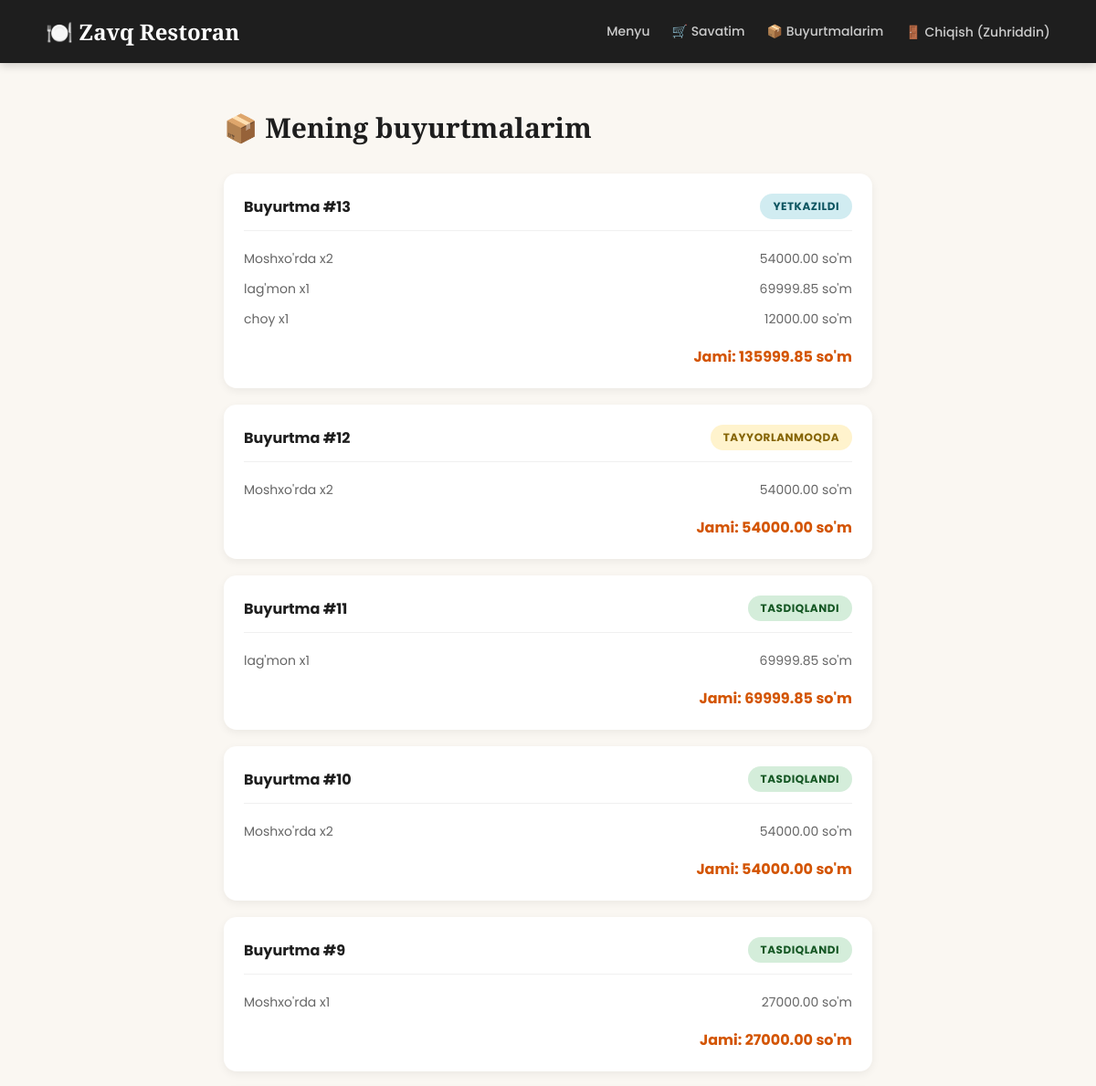
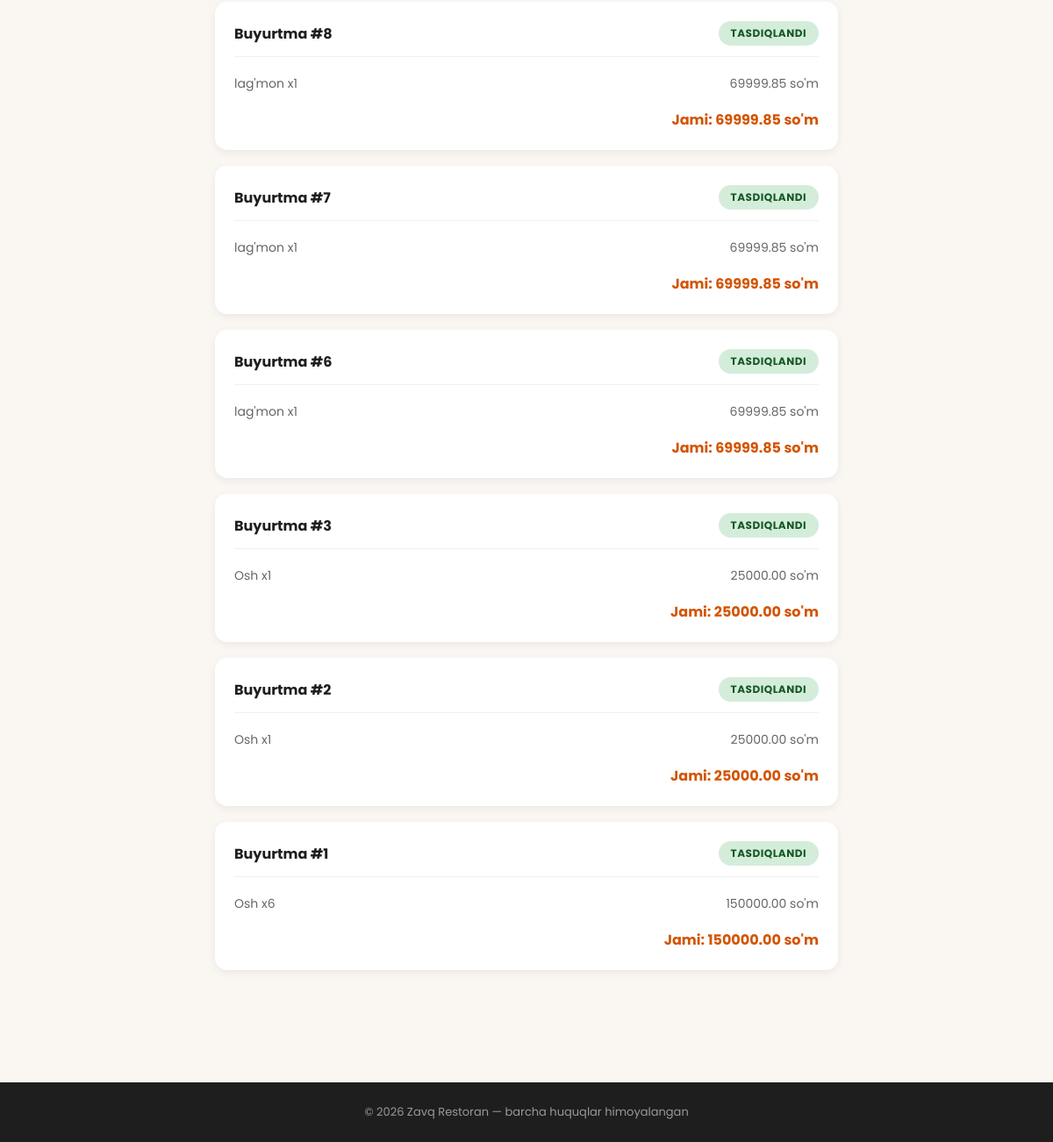
The page /my_orders/ (signed in) on the database its author committed (2 pictures, top to bottom).
### apps/orders/models.py (models this page shows, shortened)
class Order(models.Model):
    STATUS_CHOICES = [
        ('pending', 'Kutilmoqda'),
        ('confirmed', 'Tasdiqlandi'),
        ('preparing', 'Tayyorlanmoqda'),
        ('on_the_way', 'Yo\'lda'),
        ('delivered', 'Yetkazildi'),
        ('cancelled', 'Bekor qilindi'),
    ]
    user = models.ForeignKey(User, on_delete=models.CASCADE, related_name='orders')
    status = models.CharField(max_length=20, choices=STATUS_CHOICES, default='pending')
    delivery_address = models.CharField(max_length=255)
    phone_number = models.CharField(max_length=20)
    created_at = models.DateTimeField(auto_now_add=True)
    updated_at = models.DateTimeField(auto_now=True)
    class Meta:
        verbose_name = "Buyurtma"
        verbose_name_plural = "Buyurtmalar"
        ordering = ['-created_at']
    @property
    def total_price(self):
        return sum(item.subtotal for item in self.items.all())

class OrderItem(models.Model):
    order = models.ForeignKey(Order, on_delete=models.CASCADE, related_name='items')
    menu_item = models.ForeignKey(MenuItem, on_delete=models.CASCADE)
    quantity = models.PositiveIntegerField(default=1)
    price_at_order = models.DecimalField(max_digits=10, decimal_places=2)
    @property
    def subtotal(self):
        return self.price_at_order * self.quantity

### apps/menu/models.py (models this page shows, shortened)
class MenuItem(models.Model):
    category = models.ForeignKey(Category, on_delete=models.SET_NULL, null = True, related_name='items')
    name = models.CharField(max_length=200)
    description = models.TextField(blank=True)
    price = models.DecimalField(max_digits=10, decimal_places=2)
    image = models.ImageField(upload_to='menu/', blank = True, null = True)
    is_available = models.BooleanField(default=True)
    preparation_time = models.PositiveIntegerField(help_text="Tayyorlanish vaqti (daqiqa)", default=15)
    created_at = models.DateTimeField(auto_now_add=True)
    class Meta :
        verbose_name = 'Taom'
        verbose_name_plural = "Taomlar"
        ordering = ['-created_at']

### apps/orders/views.py (the view)
# urls.py: path('my_orders/', views.my_orders, name='my_orders'),
@login_required
def my_orders(request):
    orders = Order.objects.filter(user=request.user).exclude(status='pending')
    return render(request, 'orders/my_orders.html', {'orders': orders})

### templates/orders/my_orders.html (shortened to what this page needs)
{% extends 'base.html' %}
{% block content %}
<div class="section">
    <h1 class="page-title">📦 Mening buyurtmalarim</h1>
    {% for order in orders %}
        <div class="order-box">
            <div class="order-header">
                <span class="order-id">Buyurtma #{{ order.id }}</span>
                <span class="status status-{{ order.status }}">{{ order.get_status_display }}</span>
            </div>
            {% for item in order.items.all %}
                <div class="order-item">
                    <span>{{ item.menu_item.name }} x{{ item.quantity }}</span>
                    <span>{{ item.subtotal }} so'm</span>
                </div>
            {% endfor %}
            <div class="order-total">Jami: {{ order.total_price }} so'm</div>
        </div>
    {% empty %}
        <div class="empty-box">Hozircha tasdiqlangan buyurtmalar yo'q.</div>
    {% endfor %}
</div>
{% endblock %}

### templates/base.html (shortened to what this page needs)
<!DOCTYPE html>
<html lang="uz">
<head>
</head>
<body>
    <nav class="navbar">
        <a href="{% url 'menu_list' %}" class="logo">🍽️ Zavq Restoran</a>
        <div class="links">
            <a href="{% url 'menu_list' %}">Menyu</a>
            <a href="{% url 'cart' %}">🛒 Savatim</a>
            <a href="{% url 'my_orders' %}">📦 Buyurtmalarim</a>
            {% if user.is_authenticated %}
                <form method="POST" action="{% url 'logout' %}" class="logout-form">
                    <button type="submit" class="logout-btn">🚪 Chiqish ({{ user.username }})</button>
                </form>
            {% else %}
                <a href="{% url 'login' %}">🔐 Kirish</a>
                <a href="{% url 'register' %}">📝 Ro'yxatdan o'tish</a>
            {% endif %}
        </div>
    </nav>
    <div class="content">
        {% block content %}
        {% endblock %}
    </div>
    <footer>
        © 2026 Zavq Restoran — barcha huquqlar himoyalangan
    </footer>
</body>
</html>

### templates/base.html (style rules this page uses)
:root { --primary: #d35400; --primary-dark: #a84300; --dark: #1e1e1e; --bg: #faf7f2; --card: #ffffff; --success: #27ae60; }
* { margin: 0; padding: 0; box-sizing: border-box; }
body { font-family: 'Poppins', sans-serif; background: var(--bg); color: #333; }
h1, h2, h3, .logo { font-family: 'Playfair Display', serif; }
.navbar { background: var(--dark); padding: 18px 50px; display: flex; justify-content: space-between; align-items: center; position: sticky; top: 0; z-index: 100; box-shadow: 0 2px 10px rgba(0,0,0,0.2); }
.navbar .logo { color: #fff; font-size: 24px; font-weight: 700; text-decoration: none; }
.navbar .links { display: flex; align-items: center; }
.navbar .links a { color: #ccc; text-decoration: none; margin-left: 24px; font-size: 14px; font-weight: 500; transition: color 0.2s; }
.logout-form { display: inline; margin-left: 24px; }
.logout-btn { background: none; border: none; color: #ccc; cursor: pointer; font-size: 14px; font-weight: 500; font-family: inherit; padding: 0; transition: color 0.2s; }
.content { min-height: 80vh; }
footer { background: var(--dark); color: #999; text-align: center; padding: 24px; font-size: 13px; margin-top: 60px; }

### templates/orders/my_orders.html (style rules this page uses)
.section { max-width: 750px; margin: 0 auto; padding: 50px 20px; }
.page-title { font-size: 30px; color: var(--dark); margin-bottom: 30px; }
.order-box { background: var(--card); border-radius: 14px; padding: 22px; margin-bottom: 18px; box-shadow: 0 3px 10px rgba(0,0,0,0.06); }
.order-header { display: flex; justify-content: space-between; align-items: center; margin-bottom: 14px; padding-bottom: 12px; border-bottom: 1px solid #f0f0f0; }
.order-id { font-weight: 700; color: var(--dark); font-size: 16px; }
.status { padding: 5px 14px; border-radius: 20px; font-size: 12px; font-weight: 700; text-transform: uppercase; letter-spacing: 0.5px; }
.status-confirmed { background: #d4edda; color: #155724; }
.status-preparing { background: #fff3cd; color: #856404; }
.status-delivered { background: #d1ecf1; color: #0c5460; }
.order-item { display: flex; justify-content: space-between; padding: 6px 0; font-size: 14px; color: #666; }
.order-total { text-align: right; font-weight: 700; margin-top: 12px; color: var(--primary); font-size: 16px; }

### rows shown on the page
Order: id "13", status "YETKAZILDI", total_price "135999.85"
OrderItem: menu_item.name "Moshxo'rda", quantity "2", subtotal "54000.00"
OrderItem: menu_item.name "lag'mon", quantity "1", subtotal "69999.85"
OrderItem: menu_item.name "choy", quantity "1", subtotal "12000.00"
Order: id "12", status "TAYYORLANMOQDA", total_price "54000.00"
OrderItem: menu_item.name "Moshxo'rda", quantity "2", subtotal "54000.00"
Order: id "11", status "TASDIQLANDI", total_price "69999.85"
OrderItem: menu_item.name "lag'mon", quantity "1", subtotal "69999.85"
Order: id "10", status "TASDIQLANDI", total_price "54000.00"
OrderItem: menu_item.name "Moshxo'rda", quantity "2", subtotal "54000.00"
Order: id "9", status "TASDIQLANDI", total_price "27000.00"
OrderItem: menu_item.name "Moshxo'rda", quantity "1", subtotal "27000.00"
Order: id "8", status "TASDIQLANDI", total_price "69999.85"
OrderItem: menu_item.name "lag'mon", quantity "1", subtotal "69999.85"
Order: id "7", status "TASDIQLANDI", total_price "69999.85"
OrderItem: menu_item.name "lag'mon", quantity "1", subtotal "69999.85"
Order: id "6", status "TASDIQLANDI", total_price "69999.85"
OrderItem: menu_item.name "lag'mon", quantity "1", subtotal "69999.85"
Order: id "3", status "TASDIQLANDI", total_price "25000.00"
OrderItem: menu_item.name "Osh", quantity "1", subtotal "25000.00"
Order: id "2", status "TASDIQLANDI", total_price "25000.00"
OrderItem: menu_item.name "Osh", quantity "1", subtotal "25000.00"
Order: id "1", status "TASDIQLANDI", total_price "150000.00"
OrderItem: menu_item.name "Osh", quantity "6", subtotal "150000.00"

### other values the page prints
{{ user.username }} "Zuhriddin"
